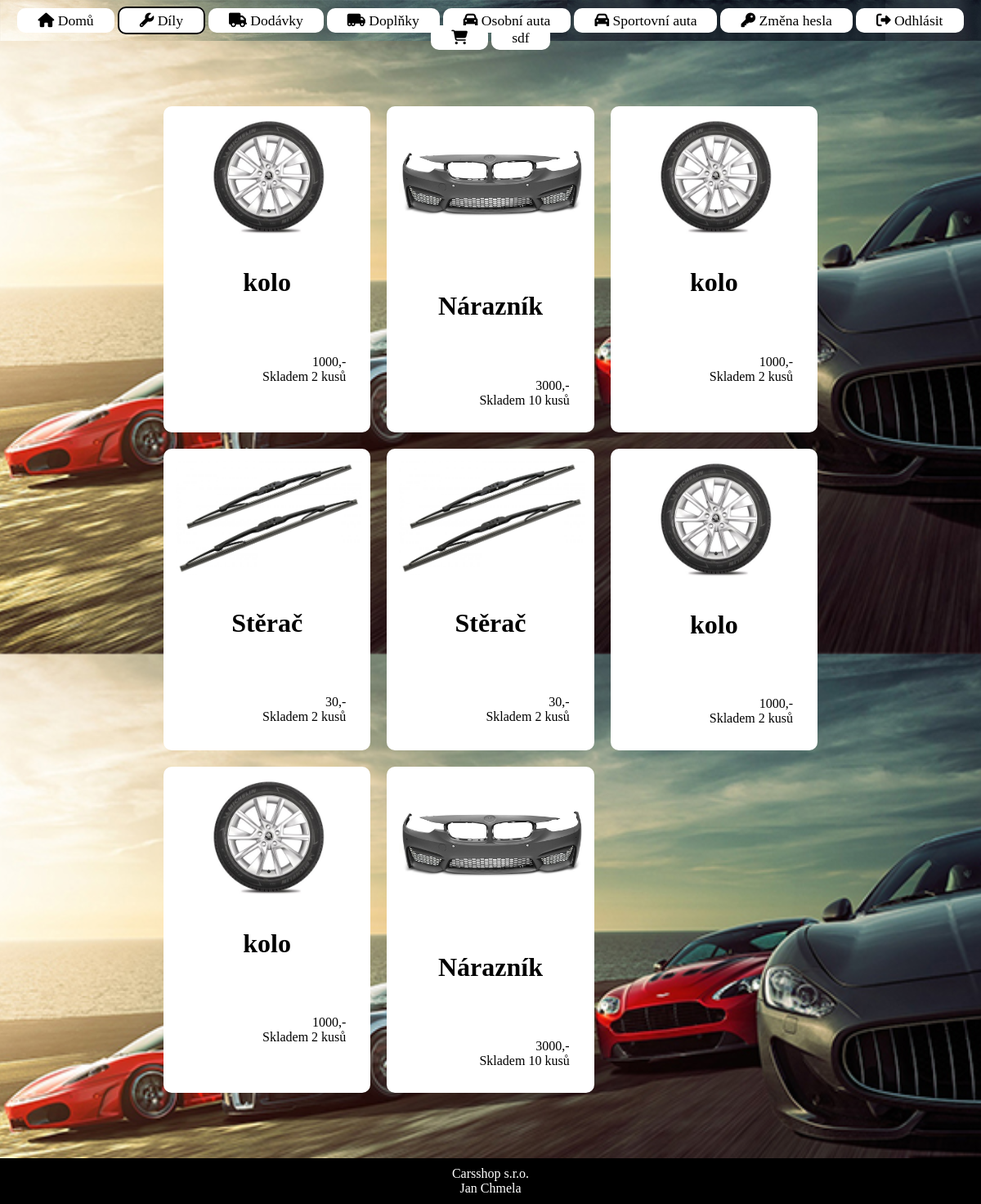
The page /dil.php (signed in) on the database its author committed.
### tables this page shows
CREATE TABLE `zbozi` (
  `id` int(11) NOT NULL,
  `nazev` varchar(50) NOT NULL,
  `typ` enum('sportovni','osobni','dodavka','dil','doplnek') NOT NULL,
  `cena` int(11) NOT NULL,
  `pocet` int(11) NOT NULL,
  `pic` varchar(50) NOT NULL,
  `description` text NOT NULL
);

### dil.php (the view, shortened to what this page needs)
<!DOCTYPE html>
<html lang="en">
<head>
    <link rel="stylesheet" href="style.css" type="text/css" />
</head>
<body>
<?php include("nav.php"); ?>
<div id="obalovaci">
    <div class="space"></div>
<div class="productContainer">
<?php
$sql = "SELECT id, nazev, typ, cena, pocet, pic FROM zbozi where typ = 'dil'";
if($stmt = mysqli_prepare($link, $sql)){
 $query = mysqli_query($link, $sql);
    if ($query->num_rows > 0) {
        while($row = $query->fetch_assoc()) {
            echo " <a class='nemuField' href='detail.php?id=".$row['id']."' style='border-radius: 10px;  background-color: white;'> ";
            echo "<img src='"."pic/products/".$row['pic']."' width='90%' style='padding: 15px;'></img>";
            echo "<h1 style='text-align: center;'>".$row['nazev']." </h1><br>";
            echo " <div style='text-align: right; padding: 30px;'>";
            echo $row['cena'].",-<br>";
            echo "Skladem ".$row['pocet']." kusů"."<br>";
            echo "</div>";
            echo "</a>";
        }
        }
}
?>
</div>
<div class="space"></div>
</div>
<?php include("footer.php"); ?>
</body>
</html>

### style.css (style rules this page uses)
body { background-image: url("pic/loginBackground.jpeg"); background-repeat: repeat-y; background-position: center; background-size: cover; margin: 0px; margin-top: 0px; height: 100vh; display: flex; flex-direction: column; }
#obalovaci { margin: 0px auto; position: relative; width:800px; }
.space { height: 10vh; }
.nemuField { text-decoration: none; color: black; }
.productContainer { display: grid; grid-template-columns: 1fr 1fr 1fr; grid-gap: 20px; }

### dil.php (style rules this page uses)
body { height: 100vh; }

### rows shown on the page
zbozi: pic (picture), nazev "kolo", cena "1000", pocet "2"
zbozi: pic (picture), nazev "Nárazník", cena "3000", pocet "10"
zbozi: pic (picture), nazev "kolo", cena "1000", pocet "2"
zbozi: pic (picture), nazev "Stěrač", cena "30", pocet "2"
zbozi: pic (picture), nazev "Stěrač", cena "30", pocet "2"
zbozi: pic (picture), nazev "kolo", cena "1000", pocet "2"
zbozi: pic (picture), nazev "kolo", cena "1000", pocet "2"
zbozi: pic (picture), nazev "Nárazník", cena "3000", pocet "10"

### other values the page prints
$_SESSION["username"] "sdf"
